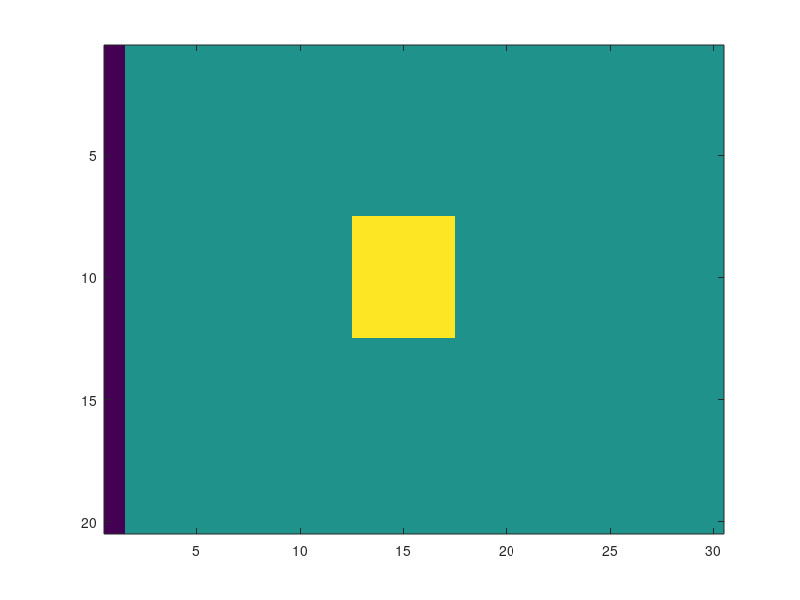
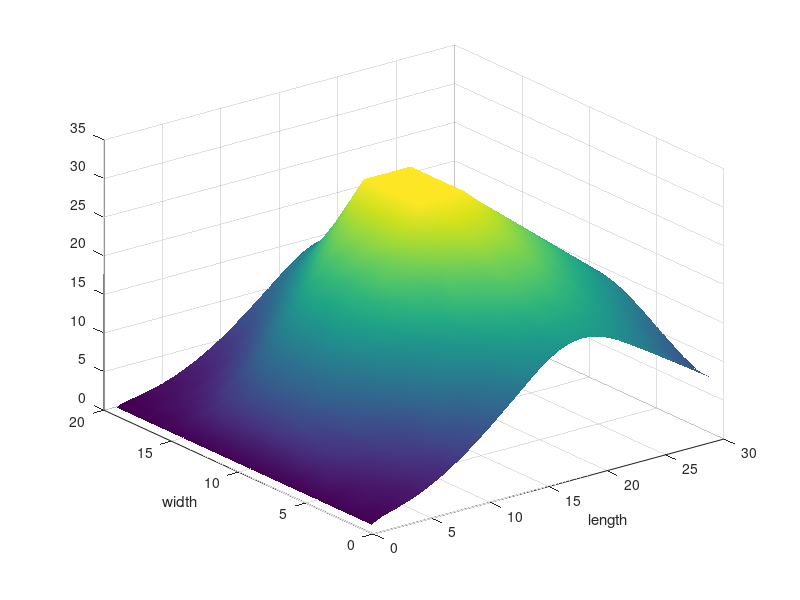
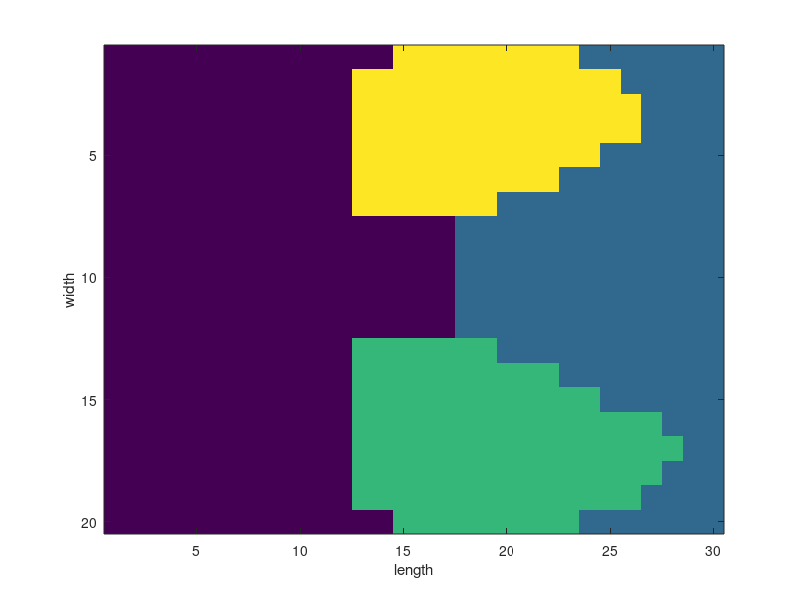
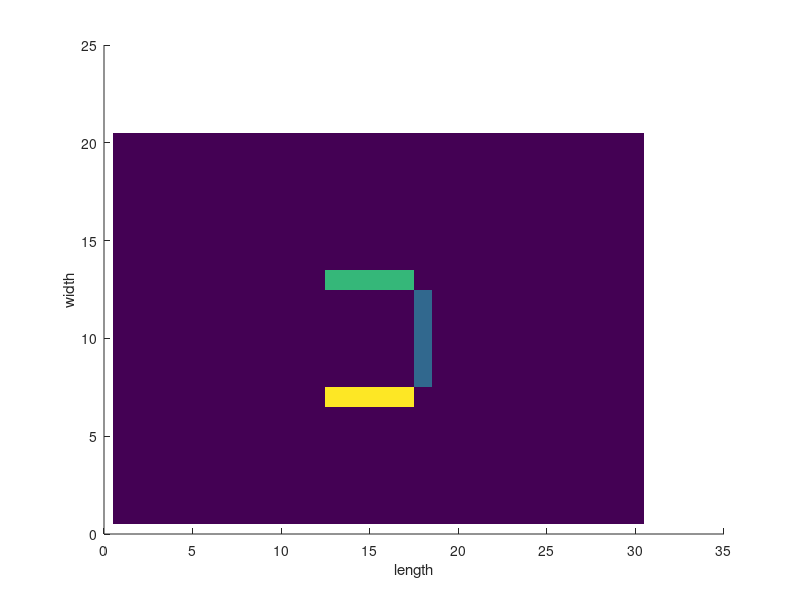

These figures' MATLAB source, in order:
%% problem data
L = 30; W = 20; % grid size
I = 2; % island size

% plot state space
X = zeros(W, L);
X(W/2-I:W/2+I, L/2-I:L/2+I) = 1; % island in the middle
X(:,1) = -1; % waterfall on left boundary
figure;
imagesc(X);

n = W*L; % number of states
m = 4; % number of inputs
T = 30; % time horizon

% stage costs
G = zeros(W, L);
G(W/2-I:W/2+I, L/2-I:L/2+I) = 1;

%% Probability transition matrix
% m heading actions (right = 1, left = 2, up = 3, down = 4)
% m+1 transitions (right = 1, left = 2, up = 3, down = 4, stay = 5)
% 6 scenarios (1: island or waterfall, 2: interior states, 3: top, 4: bottom,
% 5: right, 6: top right, and 7: top left)
P = zeros(m,m+1,7); 
P(:,end,1) = 1; % if at the island or waterfall, for all heading actions, boat stays
% Interior states
P(:,:,2) = [0.6 0.2 0.1 0.1 0;
            0.0 0.8 0.1 0.1 0;
            0.0 0.3 0.6 0.1 0;
            0.0 0.3 0.1 0.6 0];
% Top states
P(:,:,3) = [0.7 0.2 0.0 0.1 0;
            0.0 0.9 0.0 0.1 0;
            0.0 0.0 0.0 0.0 0;
            0.0 0.3 0.0 0.7 0];
% Bottom states
P(:,:,4) = [0.7 0.2 0.1 0.0 0;
            0.0 0.9 0.1 0.0 0;
            0.0 0.3 0.7 0.0 0;
            0.0 0.0 0.0 0.0 0];
% Right states
P(:,:,5) = [0.0 0.0 0.0 0.0 0;
            0.0 0.8 0.1 0.1 0;
            0.0 0.3 0.6 0.1 0;
            0.0 0.3 0.1 0.6 0];
% Top Right states
P(:,:,6) = [0.0 0.0 0.0 0.0 0;
            0.0 0.9 0.0 0.1 0;
            0.0 0.0 0.0 0.0 0;
            0.0 0.3 0.0 0.7 0];
% Bottom Right states
P(:,:,7) = [0.0 0.0 0.0 0.0 0;
            0.0 0.9 0.1 0.0 0;
            0.0 0.3 0.7 0.0 0;
            0.0 0.0 0.0 0.0 0];

%% DP
J = zeros(W,L,T+1);
pistar = zeros(W,L,T);

J(:,:,T+1) = G; 

for t=T:-1:1 % backwards time recursion
    for i=1:W % river width
        for j=1:L % river length
            % Determine scenario
            if (G(i,j) == 1) || (j == 1) % Island or waterfall
                scenario = 1;
            elseif (1 < i) && (i < W) && (1 < j) && (j < L) % Interior
                scenario = 2;
            elseif (i == 1) && (1 < j) && (j < L) % Top
                scenario = 3;
            elseif (i == W) && (1 < j) && (j < L) % Bottom
                scenario = 4;
            elseif (j == L) && (1 < i) && (i < W) % Right
                scenario = 5;
            elseif (i == 1) && (j == L) % Top right
                scenario = 6;
            elseif (i == W) && (j == L) % Bottom right
                scenario = 7;
            end
            Ju = zeros(m,1);
            for k = 1:m % heading actions (right = 1, left = 2, up = 3, down = 4)
                Ju(k) = G(i,j) + P(k,:,scenario)*[J(i,min(L,j+1),t+1) J(i,max(1,j-1),t+1) J(max(1,i-1),j,t+1) J(min(W,i+1),j,t+1) J(i,j,t+1)]';
            end
            [J(i,j,t), pistar(i,j,t)] = max(Ju);
        end
    end
end
% plot value function and policy at initial time
figure;
surf(J(:,:,1));
shading interp
xlabel('length');
ylabel('width');

figure;
imagesc(pistar(:,:,1));
xlabel('length');
ylabel('width');

figure; hold on
for i = 1:T
    imagesc(pistar(:,:,i));
    xlabel('length');
    ylabel('width');
    drawnow
    pause(0.2)
end
%% Simulation
figure;
imagesc(pistar(:,:,1));
hold on 
xlabel('length');
ylabel('width');
colors = {'r','b','k','g','m'};
simT = 30;
nSims = 10;
for n = 1:nSims
rng(n);
x = zeros(2,simT+1);
% x(:,1) = [1;L-1];
x(:,1) = [randi([1 W]);randi([2 L])];
plot(x(2,1),x(1,1),'ro','MarkerSize',15);
for t = 1:simT
    if (G(x(1,t),x(2,t)) == 1) || (x(2,t) == 1) % Island or waterfall
        scenario = 1;
    elseif (1 < x(1,t)) && (x(1,t) < W) && (1 < x(2,t)) && (x(2,t) < L) % Interior
        scenario = 2;
    elseif (x(1,t) == 1) && (1 < x(2,t)) && (x(2,t) < L) % Top
        scenario = 3;
    elseif (x(1,t) == W) && (1 < x(2,t)) && (x(2,t) < L) % Bottom
        scenario = 4;
    elseif (x(2,t) == L) && (1 < x(1,t)) && (x(1,t) < W) % Right
        scenario = 5;
    elseif (x(1,t) == 1) && (x(2,t) == L) % Top right
        scenario = 6;
    elseif (x(1,t) == W) && (x(2,t) == L) % Bottom right
        scenario = 7;
    end
    
    u = pistar(x(1,t),x(2,t),1); % Optimal input
    p_u = P(u,:,scenario);
    r = rand;
    dir = find(r < cumsum(p_u),1);
    
    if dir == 1
        x(:,t+1) = x(:,t) + [0;1];
    elseif dir == 2
        x(:,t+1) = x(:,t) + [0;-1];
    elseif dir == 3
        x(:,t+1) = x(:,t) + [-1;0];
    elseif dir == 4
        x(:,t+1) = x(:,t) + [1;0];
    elseif dir == 5
        x(:,t+1) = x(:,t);
    end
    
    plot(x(2,t+1),x(1,t+1),'o','MarkerSize',15,'Color',colors{mod(t,length(colors))+1});
    drawnow
    pause(0.1)
end
delete(findobj(gca,'type','line'));
end